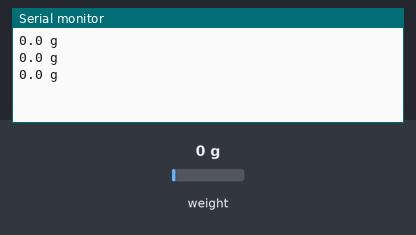
The sketch below on a simulated Arduino Uno, built with avr-gcc and run on an emulated ATmega328P. Parts: the last lines printed to the serial monitor. The test bench sets the inputs (shaded band); at power-on: weight on the scale 0 g.

Above: at 1.4 s.
1.5 s: weight on the scale set to 100 g
At 2.0 s:
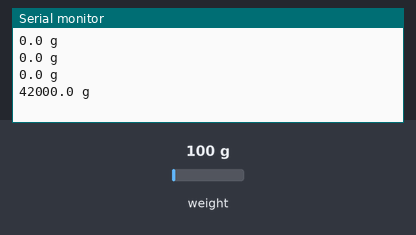
3.0 s: weight on the scale set to 1250 g
At 3.5 s:
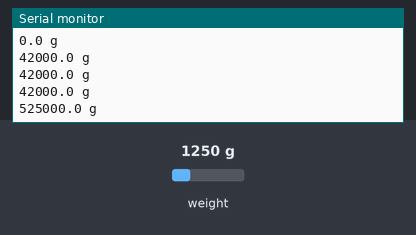
Timing chart, 0 to 6.0 s (numbered marks = the images above; inputs shaded):
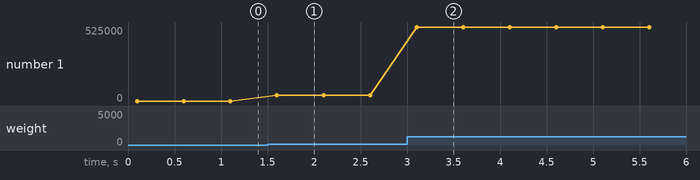

The sketch:

balance.ino
```cpp
// Hx711.DOUT - pin #A2 jaune SCL
// Hx711.SCK - pin #A3 blanc SDA

#include <hx711.h>
Hx711 scale(A2, A3);

void setup() {
  Serial.begin(9600);

}

void loop() {
  Serial.print(scale.getGram(), 1);
  Serial.println(" g");
  delay(400);
}
```

Measured:
- after the input at 1.5 s, the serial monitor: prints a new line after 0.10 s (image 1)
- after the input at 3.0 s, the serial monitor: prints a new line after 0.10 s (image 2)
- plotted number 1: 0 → 42000 after the input at 1.5 s, 42000 → 525000 after the input at 3.0 s
